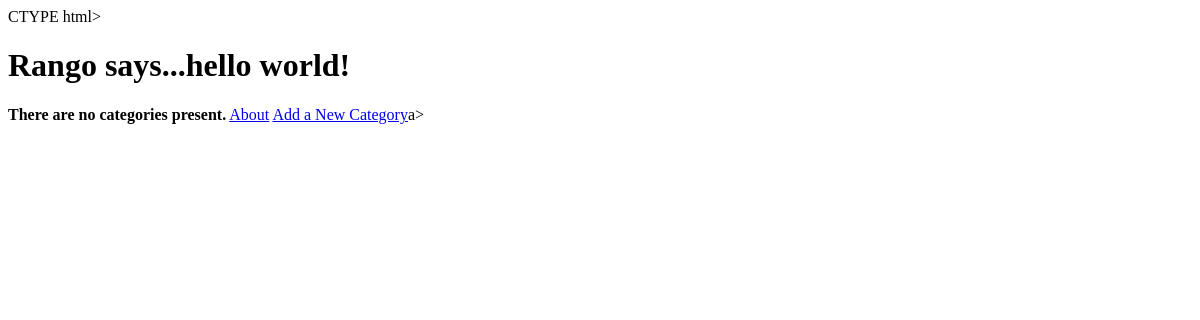
The app's page /rango/, older data.
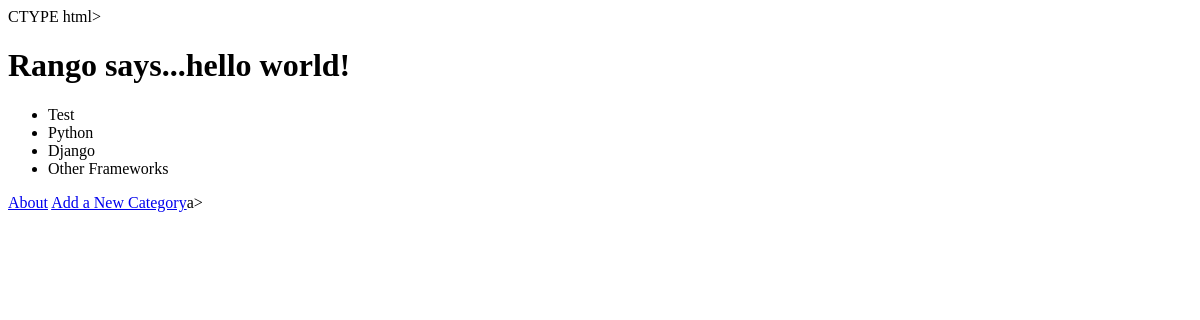
The same page, newer data.
### rango/models.py (models this page shows, shortened)
class Category(models.Model):
    name = models.CharField(max_length=128, unique=True)
    views = models.IntegerField(default=0)
    likes = models.IntegerField(default=0)

### rango/views.py (the view)
def index(request):
    category_list = Category.objects.order_by('-likes')[:5]
    context_dict = {'categories': category_list}
    return render(request, 'rango/index.html', context_dict)

### templates/rango/index.html (shortened to what this page needs)
<html>
    <head>
    </head>
    <body>
        <h1>Rango says...hello world!</h1>
        {% if categories %}
            <ul>
                {% for category in categories %}
                <li>{{ category.name }}</li>
                {% endfor %}
            </ul>
        {% else %}
            <strong>There are no categories present.</strong>
        {% endif %}
        <a href="/rango/about/">About</a>
        <a href="/rango/add_category/">Add a New Category</a>a><br />
    </body>
</html>

Row changes from the older to the newer data that the page shows:
added Category: name "Test"
added Category: name "Python"
added Category: name "Django"
added Category: name "Other Frameworks"
Text that changed along with them:
text no longer shown: "There are no categories present."
